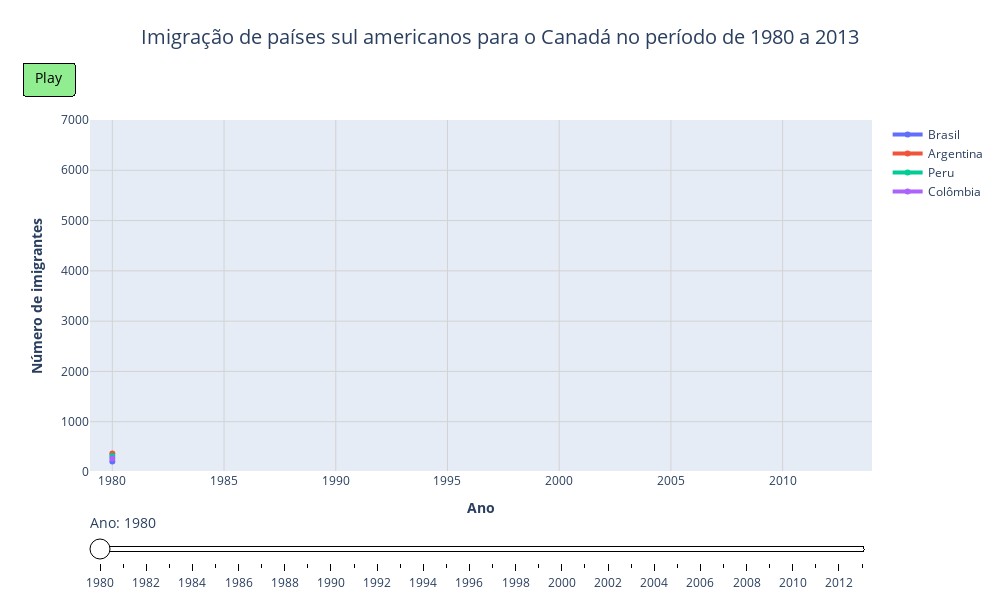

The cell this chart's notebook holds for it:
### Code cell
import plotly.graph_objs as go

# Converta os índices para int para evitar confusão na animação
anos_int = list(map(int, anos_compara))

# Atualize os dados para usar anos_int ao invés de strings
frames = [
    go.Frame(
        data=[
            go.Scatter(x=anos_int[:i+1], y=Brasil.iloc[:i+1], name='Brasil', mode='lines+markers', line=dict(width=4)),
            go.Scatter(x=anos_int[:i+1], y=Argentina.iloc[:i+1], name='Argentina', mode='lines+markers', line=dict(width=4)),
            go.Scatter(x=anos_int[:i+1], y=Peru.iloc[:i+1], name='Peru', mode='lines+markers', line=dict(width=4)),
            go.Scatter(x=anos_int[:i+1], y=Colombia.iloc[:i+1], name='Colômbia', mode='lines+markers', line=dict(width=4)),
        ],
        name=str(i)
    )
    for i in range(len(compara))
]

# Traços iniciais também com anos_int e modo 'lines+markers'
fig = go.Figure(
    data=[
        go.Scatter(x=[anos_int[0]], y=[Brasil.iloc[0]], mode='lines+markers', name='Brasil', line=dict(width=4)),
        go.Scatter(x=[anos_int[0]], y=[Argentina.iloc[0]], mode='lines+markers', name='Argentina', line=dict(width=4)),
        go.Scatter(x=[anos_int[0]], y=[Peru.iloc[0]], mode='lines+markers', name='Peru', line=dict(width=4)),
        go.Scatter(x=[anos_int[0]], y=[Colombia.iloc[0]], mode='lines+markers', name='Colômbia', line=dict(width=4)),
    ],
    frames=frames
)

# Atualize o eixo x para numérico (int) também
fig.update_layout(
    title=dict(
        text='Imigração de países sul americanos para o\nCanadá no período de 1980 a 2013',
        y=0.95,
        x=0.5,
        xanchor='center',
        yanchor='top',
        font=dict(size=20)
    ),
    xaxis=dict(
        range=[1979, 2014],
        autorange=False,
        title='<b>Ano</b>',
        showgrid=True,
        gridcolor='lightgrey'  # grade leve no eixo x
    ),
    yaxis=dict(
        range=[0, 7000],  # Ajustado para 7000
        autorange=False,
        title='<b>Número de imigrantes</b>',
        showgrid=True,
        gridcolor='lightgrey'  # grade leve no eixo y
    ),
    updatemenus=[
        dict(
            type='buttons',
            showactive=False,
            x=-0.1,
            y=1.18,
            xanchor='left',
            yanchor='top',
            bgcolor='lightgreen',
            bordercolor='black',
            borderwidth=1,
            font=dict(size=14, color='black'),
            pad={'l': 10, 'r': 10, 't': 5, 'b': 5},
            buttons=[
                dict(
                    label='Play',
                    method='animate',
                    args=[None, {'frame': {'duration': 100, 'redraw': True}, 'fromcurrent': True, 'transition': {'duration': 0}}]
                )
            ]
        )
    ],
    sliders=[{
        'steps': [
            {
                'method': 'animate',
                'args': [[str(i)], {'frame': {'duration': 100, 'redraw': True}, 'mode': 'immediate'}],
                'label': str(anos_compara[i])
            } for i in range(len(frames))
        ],
        'transition': {'duration': 0},
        'x': 0,
        'y': -0.05,
        'currentvalue': {'prefix': 'Ano: ', 'font': {'size': 14}},
        'len': 1.0,
        'bgcolor': 'white',              # Fundo branco do slider
        'bordercolor': 'black',          # Borda preta
        'borderwidth': 1,
        'tickcolor': 'black',            # Cor dos ticks (preto suave)
    }],
    width=1000,
    height=600,
    margin=dict(l=20, r=20, t=120, b=20),  # Aumentei o topo pra caber o título com quebra
    font=dict(size=12)
)

fig.write_html("imigracao_america_sul_grafico_animado.html")
fig.show()

### Figure 1 — Plotly figure (JSON) as saved in the notebook; plotly's stock layout.template omitted (floating-point values rounded to 4 significant figures)
{"data": [{"line": {"width": 4}, "mode": "lines+markers", "name": "Brasil", "type": "scatter", "x": [1980], "y": [211]}, {"line": {"width": 4}, "mode": "lines+markers", "name": "Argentina", "type": "scatter", "x": [1980], "y": [368]}, {"line": {"width": 4}, "mode": "lines+markers", "name": "Peru", "type": "scatter", "x": [1980], "y": [317]}, {"line": {"width": 4}, "mode": "lines+markers", "name": "Colômbia", "type": "scatter", "x": [1980], "y": [266]}], "layout": {"font": {"size": 12}, "height": 600, "margin": {"b": 20, "l": 20, "r": 20, "t": 120}, "sliders": [{"bgcolor": "white", "bordercolor": "black", "borderwidth": 1, "currentvalue": {"font": {"size": 14}, "prefix": "Ano: "}, "len": 1, "steps": [{"args": [["0"], {"frame": {"duration": 100, "redraw": true}, "mode": "immediate"}], "label": "1980", "method": "animate"}, {"args": [["1"], {"frame": {"duration": 100, "redraw": true}, "mode": "immediate"}], "label": "1981", "method": "animate"}, {"args": [["2"], {"frame": {"duration": 100, "redraw": true}, "mode": "immediate"}], "label": "1982", "method": "animate"}, {"args": [["3"], {"frame": {"duration": 100, "redraw": true}, "mode": "immediate"}], "label": "1983", "method": "animate"}, {"args": [["4"], {"frame": {"duration": 100, "redraw": true}, "mode": "immediate"}], "label": "1984", "method": "animate"}, {"args": [["5"], {"frame": {"duration": 100, "redraw": true}, "mode": "immediate"}], "label": "1985", "method": "animate"}, {"args": [["6"], {"frame": {"duration": 100, "redraw": true}, "mode": "immediate"}], "label": "1986", "method": "animate"}, {"args": [["7"], {"frame": {"duration": 100, "redraw": true}, "mode": "immediate"}], "label": "1987", "method": "animate"}, {"args": [["8"], {"frame": {"duration": 100, "redraw": true}, "mode": "immediate"}], "label": "1988", "method": "animate"}, {"args": [["9"], {"frame": {"duration": 100, "redraw": true}, "mode": "immediate"}], "label": "1989", "method": "animate"}, {"args": [["10"], {"frame": {"duration": 100, "redraw": true}, "mode": "immediate"}], "label": "1990", "method": "animate"}, {"args": [["11"], {"frame": {"duration": 100, "redraw": true}, "mode": "immediate"}], "label": "1991", "method": "animate"}, {"args": [["12"], {"frame": {"duration": 100, "redraw": true}, "mode": "immediate"}], "label": "1992", "method": "animate"}, {"args": [["13"], {"frame": {"duration": 100, "redraw": true}, "mode": "immediate"}], "label": "1993", "method": "animate"}, {"args": [["14"], {"frame": {"duration": 100, "redraw": true}, "mode": "immediate"}], "label": "1994", "method": "animate"}, {"args": [["15"], {"frame": {"duration": 100, "redraw": true}, "mode": "immediate"}], "label": "1995", "method": "animate"}, {"args": [["16"], {"frame": {"duration": 100, "redraw": true}, "mode": "immediate"}], "label": "1996", "method": "animate"}, {"args": [["17"], {"frame": {"duration": 100, "redraw": true}, "mode": "immediate"}], "label": "1997", "method": "animate"}, {"args": [["18"], {"frame": {"duration": 100, "redraw": true}, "mode": "immediate"}], "label": "1998", "method": "animate"}, {"args": [["19"], {"frame": {"duration": 100, "redraw": true}, "mode": "immediate"}], "label": "1999", "method": "animate"}, {"args": [["20"], {"frame": {"duration": 100, "redraw": true}, "mode": "immediate"}], "label": "2000", "method": "animate"}, {"args": [["21"], {"frame": {"duration": 100, "redraw": true}, "mode": "immediate"}], "label": "2001", "method": "animate"}, {"args": [["22"], {"frame": {"duration": 100, "redraw": true}, "mode": "immediate"}], "label": "2002", "method": "animate"}, {"args": [["23"], {"frame": {"duration": 100, "redraw": true}, "mode": "immediate"}], "label": "2003", "method": "animate"}, {"args": [["24"], {"frame": {"duration": 100, "redraw": true}, "mode": "immediate"}], "label": "2004", "method": "animate"}, {"args": [["25"], {"frame": {"duration": 100, "redraw": true}, "mode": "immediate"}], "label": "2005", "method": "animate"}, {"args": [["26"], {"frame": {"duration": 100, "redraw": true}, "mode": "immediate"}], "label": "2006", "method": "animate"}, {"args": [["27"], {"frame": {"duration": 100, "redraw": true}, "mode": "immediate"}], "label": "2007", "method": "animate"}, {"args": [["28"], {"frame": {"duration": 100, "redraw": true}, "mode": "immediate"}], "label": "2008", "method": "animate"}, {"args": [["29"], {"frame": {"duration": 100, "redraw": true}, "mode": "immediate"}], "label": "2009", "method": "animate"}, {"args": [["30"], {"frame": {"duration": 100, "redraw": true}, "mode": "immediate"}], "label": "2010", "method": "animate"}, {"args": [["31"], {"frame": {"duration": 100, "redraw": true}, "mode": "immediate"}], "label": "2011", "method": "animate"}, {"args": [["32"], {"frame": {"duration": 100, "redraw": true}, "mode": "immediate"}], "label": "2012", "method": "animate"}, {"args": [["33"], {"frame": {"duration": 100, "redraw": true}, "mode": "immediate"}], "label": "2013", "method": "animate"}], "tickcolor": "black", "transition": {"duration": 0}, "x": 0, "y": -0.05}], "title": {"font": {"size": 20}, "text": "Imigração de países sul americanos para o\nCanadá no período de 1980 a 2013", "x": 0.5, "xanchor": "center", "y": 0.95, "yanchor": "top"}, "updatemenus": [{"bgcolor": "lightgreen", "bordercolor": "black", "borderwidth": 1, "buttons": [{"args": [null, {"frame": {"duration": 100, "redraw": true}, "fromcurrent": true, "transition": {"duration": 0}}], "label": "Play", "method": "animate"}], "font": {"color": "black", "size": 14}, "pad": {"b": 5, "l": 10, "r": 10, "t": 5}, "showactive": false, "type": "buttons", "x": -0.1, "xanchor": "left", "y": 1.18, "yanchor": "top"}], "width": 1000, "xaxis": {"autorange": false, "gridcolor": "lightgrey", "range": [1979, 2014], "showgrid": true, "title": {"text": "<b>Ano</b>"}}, "yaxis": {"autorange": false, "gridcolor": "lightgrey", "range": [0, 7000], "showgrid": true, "title": {"text": "<b>Número de imigrantes</b>"}}}}
